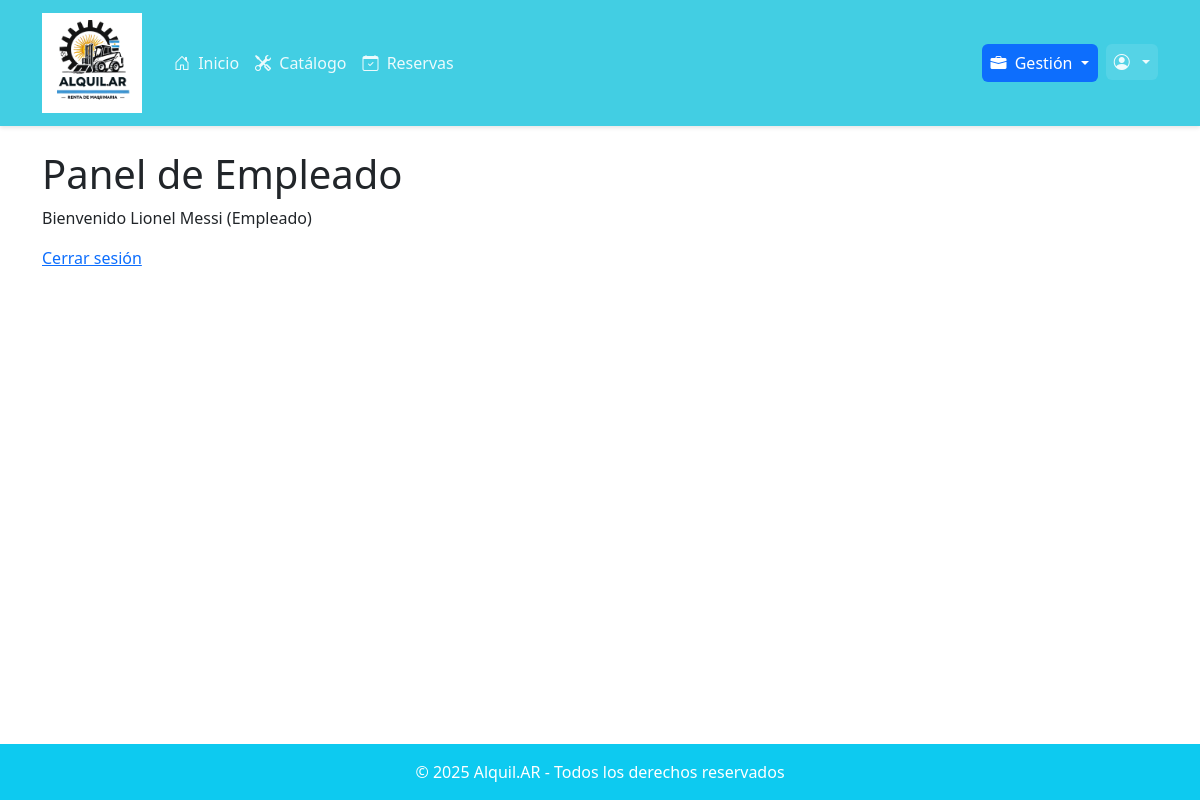
The page /usuarios/empleado/panel/ (signed in) on the database as committed earlier.
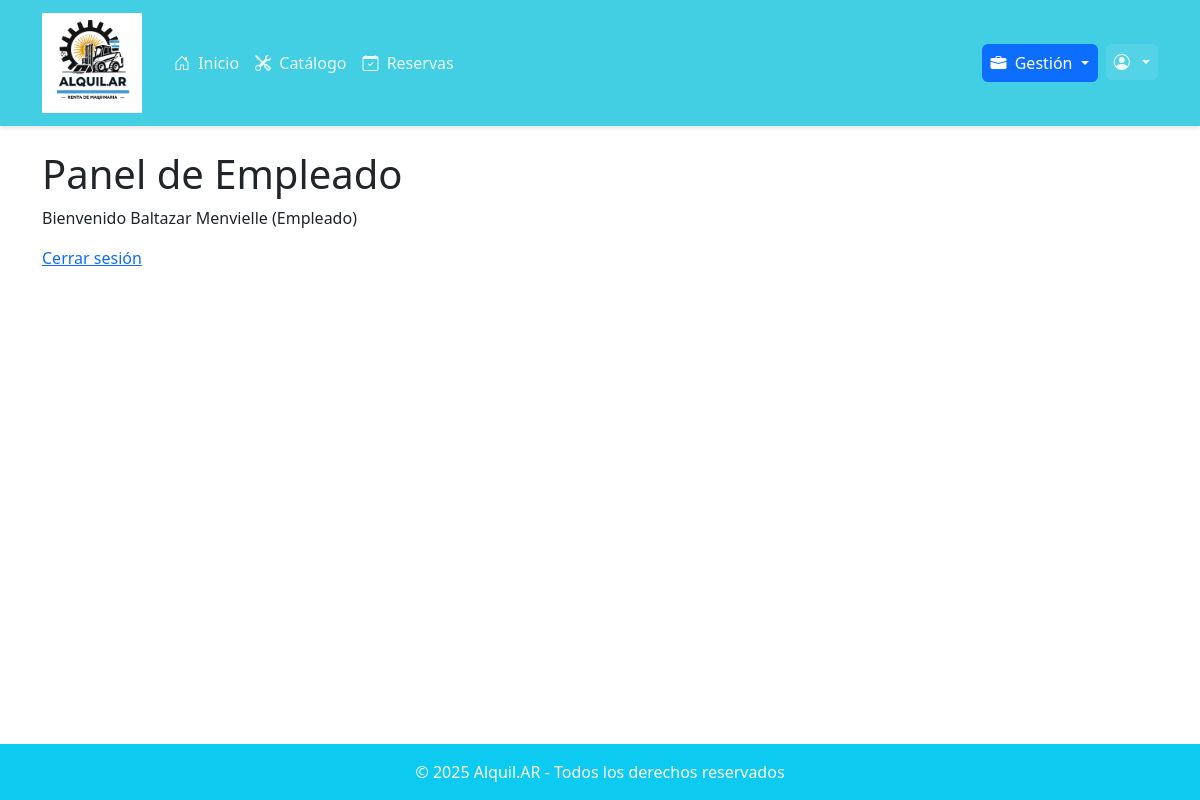
The same page on the database as committed later.
### usuarios/models.py (models this page shows, shortened)
class Usuario(AbstractUser):
    TIPO_CHOICES = [
        ('CLIENTE', 'Cliente'),
        ('EMPLEADO', 'Empleado'),
        ('ADMIN', 'Administrador'),
    ]
    nombre = models.CharField(max_length=200)
    tipo = models.CharField(
        max_length=10,
        choices=TIPO_CHOICES,
        default='CLIENTE',
        verbose_name="Tipo de usuario"
    )
    dni = models.CharField(max_length=20, unique=True)
    email = models.CharField(max_length=200, unique=True)
    telefono = models.CharField(max_length=20)
    fecha_nacimiento = models.DateField()
    sucursal = models.ForeignKey(Sucursal, on_delete=models.SET_NULL, null=True, blank=True)
    calificacion = models.FloatField(
        default=5.0,
        verbose_name="Calificación del cliente",
        help_text="Calificación del cliente en escala de 0.5 a 5 estrellas"
    )
    token_2fa = models.CharField(
        max_length=6,
        null=True,
        blank=True,
        verbose_name="Token de verificación"
    )
    token_2fa_timestamp = models.DateTimeField(
        null=True,
        blank=True,
        verbose_name="Timestamp del token"
    )
    reset_token = models.CharField(
        max_length=64,
        null=True,
        blank=True,
        verbose_name="Token de recuperación"
    )
    reset_token_timestamp = models.DateTimeField(
        null=True,
        blank=True,
        verbose_name="Timestamp del token de recuperación"
    )
    reset_token_used = models.BooleanField(
        default=False,
        verbose_name="Token usado"
    )

### usuarios/decorators.py (the view)
    def wrapper(request, *args, **kwargs):
        if request.user.is_authenticated and request.user.tipo == 'EMPLEADO':
            return view_func(request, *args, **kwargs)
        messages.error(request, "No tenés permiso para acceder a esta sección.")
        return redirect('home')

### usuarios/views.py (called while the page is built)
@login_required
@solo_empleado
def empleado_panel_view(request):
    return render(request, 'usuarios/empleado_panel.html')

### usuarios/templates/usuarios/empleado_panel.html (shortened to what this page needs)
{% extends 'base.html' %}
{% block content %}
<h1>Panel de Empleado</h1>
<p>Bienvenido {{ user.nombre }} ({{ user.get_tipo_display }})</p>
<a href="{% url 'logout' %}">Cerrar sesión</a>
{% endblock %}

Rows that differ between the two databases and show on the page:
changed Usuario "Empleado": nombre "Lionel Messi" → "Baltazar Menvielle"
